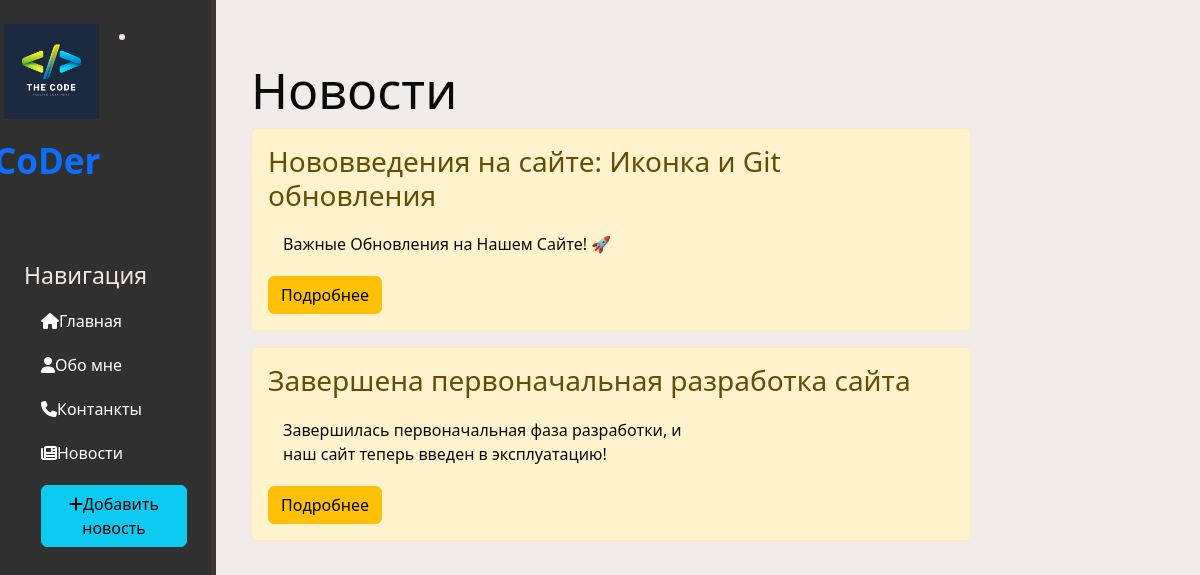
Page /news/ on the committed database.
### news/models.py (models this page shows, shortened)
class Articels(models.Model):
    title = models.CharField('Нaзвание ', max_length=50)
    anons = models.CharField('Анонс ', max_length=250)
    stt = models.TextField('Статья ')
    date = models.DateTimeField('Дата публикации ')
    class Meta:
        verbose_name = 'Новость'
        verbose_name_plural = 'Новости'

### news/views.py (the view)
# urls.py: path('', views.news_homes, name = 'news_homes' ),
def news_homes(request):
    news = Articels.objects.order_by('-date')
    return render(request, 'news/news_homes.html', {'news':news})

### news/templates/news/news_homes.html (shortened to what this page needs)
{% extends 'main/layout.html' %}
{% block content %}
    <div class="News">
        <h1>Новости</h1>
        {% if news %}
            {% for el in news %}
                <div class = "alert alert-warning">
                    <h3>{{ el.title }}</h3>
                    <p>{{ el.anons }}</p>
                    <a href="{% url 'news_datail' el.id %}" class="btn btn-warning">Подробнее</a>
                </div>
            {% endfor %}
        {% else %}
                <p>У вас нет записей! </p>
        {% endif %}
    </div>
{% endblock %}

### main/templates/main/layout.html (shortened to what this page needs)
{% load static %}
<!DOCTYPE html>
<html lang="ru">
<head>
    <link rel="stylesheet" href="https://cdn.jsdelivr.net/npm/bootstrap@5.2.3/dist/css/bootstrap.min.css">
    <link rel="stylesheet" href="{% static 'main/css/notmain.css' %}">
    <link rel="stylesheet" href="https://use.fontawesome.com/releases/v6.2.1/css/all.css">
</head>
<body>
    <aside>
        <a href="{% url 'homes' %}">
            <img src="{% static 'main/img/hom.jpg' %}" alt="Лого">
          </a>
        <li><span class = "Logo"><a href="{% url 'homes' %}">CoDer</a></span>
        <br>
        <h3>Навигация</h3>
        <ul>
            <a href="{% url 'homes' %}"><li><i class="fa-solid fa-house"></i>Главная</li></a>
            <a href="{% url 'about' %}"><li><i class="fa-solid fa-user"></i>Обо мне</li></a>
            <a href="{% url 'contact' %}"><li><i class="fa-solid fa-phone"></i>Контанкты</li></a>
            <a href="{% url 'news_homes' %}"><li><i class="fa-solid fa-newspaper"></i>Новости</li></a>
            <a href="{% url 'create' %}"><li><button class="btn btn-info"><i class="fa-solid fa-plus"></i>Добавить новость</li></a></button>
        </ul>
    </aside>
    <main>
        {% block content %}
        {% endblock %}
    </main>
</body>
</html>

### static/main/css/notmain.css (style rules this page uses)
body { background: #f1ecec; }
aside { float: left; background: #313030; width: 18%; padding: 2%; height: 100vh; color: #f2e6e6; border-right: 5px solid #403333; }
aside img { width: 95px; float: left; position: relative; left: -20px; }
aside .Logo { font-size: 35px; margin-left:-30px; font-weight: bold; position: relative; top: 16px; color: #fdfdfd; }
aside h3 { margin-top: 90px; font-size: 23px; }
aside ul { list-style: none; }
aside ul li { text-decoration: rgb(255, 255, 255); color: #ffffff; display: block; margin-top: 20px; margin-left: -15px; transition: transform .4s ease; }
a { text-decoration: none; }
main .News { float: left; color: #fdfdfd; margin-top: 60px; text-align: left; width: 60%; margin-left: 35px; }
main .News h1 { font-size: 50px;color: #0a0a0a; }
main .News p { max-width: 400px; margin: 20px auto; margin-left: 15px;color: #0a0a0a; }

### rows in the picture
Articels: title "Нововведения на сайте: Иконка и Git обновления", anons "Важные Обновления на Нашем Сайте! 🚀"
Articels: title "Завершена первоначальная разработка сайта", anons "Завершилась первоначальная фаза разработки, и наш сайт теперь введен в эксплуатацию!"
